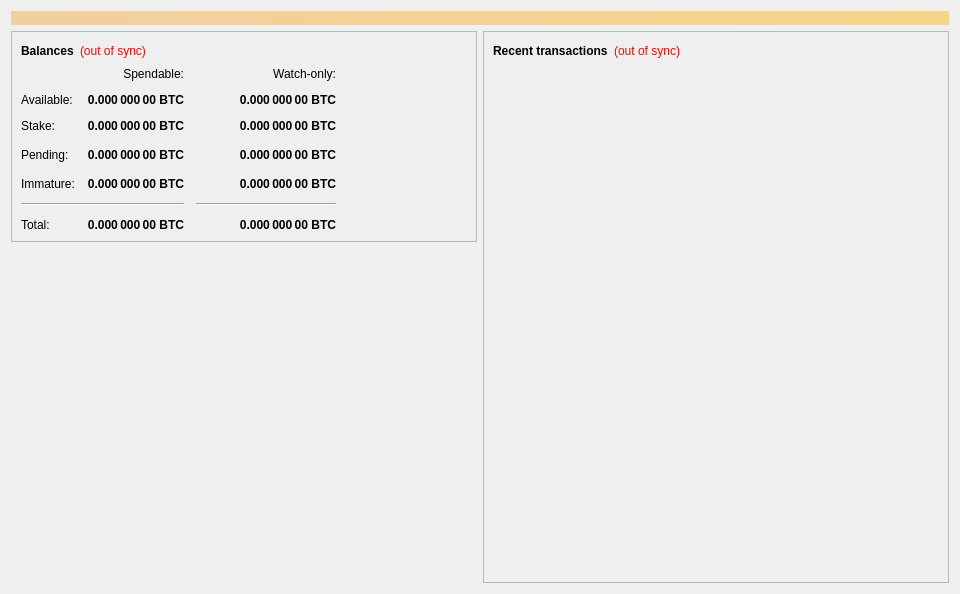
<?xml version="1.0" encoding="UTF-8"?>
<ui version="4.0">
 <class>OverviewPage</class>
 <widget class="QWidget" name="OverviewPage">
  <property name="geometry">
   <rect>
    <x>0</x>
    <y>0</y>
    <width>960</width>
    <height>594</height>
   </rect>
  </property>
  <property name="minimumSize">
   <size>
    <width>960</width>
    <height>0</height>
   </size>
  </property>
  <property name="windowTitle">
   <string>Form</string>
  </property>
  <layout class="QVBoxLayout" name="topLayout">
   <item>
    <widget class="QLabel" name="labelAlerts">
     <property name="visible">
      <bool>false</bool>
     </property>
     <property name="styleSheet">
      <string notr="true">background-color: qlineargradient(x1: 0, y1: 0, x2: 1, y2: 0, stop:0 #F0D0A0, stop:1 #F8D488); color:#000000;</string>
     </property>
     <property name="wordWrap">
      <bool>true</bool>
     </property>
     <property name="margin">
      <number>3</number>
     </property>
    </widget>
   </item>
   <item>
    <layout class="QHBoxLayout" name="horizontalLayout" stretch="1,1">
     <item>
      <layout class="QVBoxLayout" name="verticalLayout_2">
       <item>
        <widget class="QFrame" name="frame">
         <property name="frameShape">
          <enum>QFrame::StyledPanel</enum>
         </property>
         <property name="frameShadow">
          <enum>QFrame::Raised</enum>
         </property>
         <layout class="QVBoxLayout" name="verticalLayout_4">
          <item>
           <layout class="QHBoxLayout" name="horizontalLayout_4">
            <item>
             <widget class="QLabel" name="label_5">
              <property name="font">
               <font>
                <weight>75</weight>
                <bold>true</bold>
               </font>
              </property>
              <property name="text">
               <string>Balances</string>
              </property>
             </widget>
            </item>
            <item>
             <widget class="QLabel" name="labelWalletStatus">
              <property name="cursor">
               <cursorShape>WhatsThisCursor</cursorShape>
              </property>
              <property name="toolTip">
               <string>The displayed information may be out of date. Your wallet automatically synchronizes with the Apollon network after a connection is established, but this process has not completed yet.</string>
              </property>
              <property name="styleSheet">
               <string notr="true">QLabel { color: red; }</string>
              </property>
              <property name="text">
               <string notr="true">(out of sync)</string>
              </property>
              <property name="alignment">
               <set>Qt::AlignLeading|Qt::AlignLeft|Qt::AlignVCenter</set>
              </property>
             </widget>
            </item>
            <item>
             <spacer name="horizontalSpacer_3">
              <property name="orientation">
               <enum>Qt::Horizontal</enum>
              </property>
              <property name="sizeHint" stdset="0">
               <size>
                <width>40</width>
                <height>20</height>
               </size>
              </property>
             </spacer>
            </item>
           </layout>
          </item>
          <item>
           <layout class="QGridLayout" name="gridLayout">
            <property name="spacing">
             <number>12</number>
            </property>
            <item row="3" column="2">
             <widget class="QLabel" name="labelWatchPending">
              <property name="font">
               <font>
                <weight>75</weight>
                <bold>true</bold>
               </font>
              </property>
              <property name="cursor">
               <cursorShape>IBeamCursor</cursorShape>
              </property>
              <property name="toolTip">
               <string>Unconfirmed transactions to watch-only addresses</string>
              </property>
              <property name="text">
               <string notr="true">0.000 000 00 BTC</string>
              </property>
              <property name="alignment">
               <set>Qt::AlignRight|Qt::AlignTrailing|Qt::AlignVCenter</set>
              </property>
              <property name="textInteractionFlags">
               <set>Qt::LinksAccessibleByMouse|Qt::TextSelectableByKeyboard|Qt::TextSelectableByMouse</set>
              </property>
             </widget>
            </item>
            <item row="3" column="1">
             <widget class="QLabel" name="labelUnconfirmed">
              <property name="font">
               <font>
                <weight>75</weight>
                <bold>true</bold>
               </font>
              </property>
              <property name="cursor">
               <cursorShape>IBeamCursor</cursorShape>
              </property>
              <property name="toolTip">
               <string>Total of transactions that have yet to be confirmed, and do not yet count toward the spendable balance</string>
              </property>
              <property name="text">
               <string notr="true">0.000 000 00 BTC</string>
              </property>
              <property name="alignment">
               <set>Qt::AlignRight|Qt::AlignTrailing|Qt::AlignVCenter</set>
              </property>
              <property name="textInteractionFlags">
               <set>Qt::LinksAccessibleByMouse|Qt::TextSelectableByKeyboard|Qt::TextSelectableByMouse</set>
              </property>
             </widget>
            </item>
            <item row="4" column="2">
             <widget class="QLabel" name="labelWatchImmature">
              <property name="font">
               <font>
                <weight>75</weight>
                <bold>true</bold>
               </font>
              </property>
              <property name="cursor">
               <cursorShape>IBeamCursor</cursorShape>
              </property>
              <property name="toolTip">
               <string>Mined balance in watch-only addresses that has not yet matured</string>
              </property>
              <property name="text">
               <string notr="true">0.000 000 00 BTC</string>
              </property>
              <property name="alignment">
               <set>Qt::AlignRight|Qt::AlignTrailing|Qt::AlignVCenter</set>
              </property>
              <property name="textInteractionFlags">
               <set>Qt::LinksAccessibleByMouse|Qt::TextSelectableByKeyboard|Qt::TextSelectableByMouse</set>
              </property>
             </widget>
            </item>
            <item row="5" column="0" colspan="2">
             <widget class="Line" name="lineSpendableBalance">
              <property name="orientation">
               <enum>Qt::Horizontal</enum>
              </property>
             </widget>
            </item>
            <item row="5" column="2">
             <widget class="Line" name="lineWatchBalance">
              <property name="sizePolicy">
               <sizepolicy hsizetype="Preferred" vsizetype="Fixed">
                <horstretch>0</horstretch>
                <verstretch>0</verstretch>
               </sizepolicy>
              </property>
              <property name="minimumSize">
               <size>
                <width>140</width>
                <height>0</height>
               </size>
              </property>
              <property name="orientation">
               <enum>Qt::Horizontal</enum>
              </property>
             </widget>
            </item>
            <item row="6" column="0">
             <widget class="QLabel" name="labelTotalText">
              <property name="text">
               <string>Total:</string>
              </property>
             </widget>
            </item>
            <item row="4" column="1">
             <widget class="QLabel" name="labelImmature">
              <property name="font">
               <font>
                <weight>75</weight>
                <bold>true</bold>
               </font>
              </property>
              <property name="cursor">
               <cursorShape>IBeamCursor</cursorShape>
              </property>
              <property name="toolTip">
               <string>Mined balance that has not yet matured</string>
              </property>
              <property name="text">
               <string notr="true">0.000 000 00 BTC</string>
              </property>
              <property name="alignment">
               <set>Qt::AlignRight|Qt::AlignTrailing|Qt::AlignVCenter</set>
              </property>
              <property name="textInteractionFlags">
               <set>Qt::LinksAccessibleByMouse|Qt::TextSelectableByKeyboard|Qt::TextSelectableByMouse</set>
              </property>
             </widget>
            </item>
            <item row="3" column="3">
             <spacer name="horizontalSpacer_2">
              <property name="orientation">
               <enum>Qt::Horizontal</enum>
              </property>
              <property name="sizeHint" stdset="0">
               <size>
                <width>40</width>
                <height>20</height>
               </size>
              </property>
             </spacer>
            </item>
            <item row="4" column="0">
             <widget class="QLabel" name="labelImmatureText">
              <property name="text">
               <string>Immature:</string>
              </property>
             </widget>
            </item>
            <item row="6" column="1">
             <widget class="QLabel" name="labelTotal">
              <property name="font">
               <font>
                <weight>75</weight>
                <bold>true</bold>
               </font>
              </property>
              <property name="cursor">
               <cursorShape>IBeamCursor</cursorShape>
              </property>
              <property name="toolTip">
               <string>Your current total balance</string>
              </property>
              <property name="text">
               <string notr="true">0.000 000 00 BTC</string>
              </property>
              <property name="alignment">
               <set>Qt::AlignRight|Qt::AlignTrailing|Qt::AlignVCenter</set>
              </property>
              <property name="textInteractionFlags">
               <set>Qt::LinksAccessibleByMouse|Qt::TextSelectableByKeyboard|Qt::TextSelectableByMouse</set>
              </property>
             </widget>
            </item>
            <item row="6" column="2">
             <widget class="QLabel" name="labelWatchTotal">
              <property name="font">
               <font>
                <weight>75</weight>
                <bold>true</bold>
               </font>
              </property>
              <property name="cursor">
               <cursorShape>IBeamCursor</cursorShape>
              </property>
              <property name="toolTip">
               <string>Current total balance in watch-only addresses</string>
              </property>
              <property name="text">
               <string notr="true">0.000 000 00 BTC</string>
              </property>
              <property name="alignment">
               <set>Qt::AlignRight|Qt::AlignTrailing|Qt::AlignVCenter</set>
              </property>
              <property name="textInteractionFlags">
               <set>Qt::LinksAccessibleByMouse|Qt::TextSelectableByKeyboard|Qt::TextSelectableByMouse</set>
              </property>
             </widget>
            </item>
            <item row="0" column="2">
             <widget class="QLabel" name="labelWatchonly">
              <property name="text">
               <string>Watch-only:</string>
              </property>
              <property name="alignment">
               <set>Qt::AlignRight|Qt::AlignTrailing|Qt::AlignVCenter</set>
              </property>
             </widget>
            </item>
            <item row="1" column="0">
             <widget class="QLabel" name="labelBalanceText">
              <property name="text">
               <string>Available:</string>
              </property>
             </widget>
            </item>
            <item row="1" column="1">
             <widget class="QLabel" name="labelBalance">
              <property name="font">
               <font>
                <weight>75</weight>
                <bold>true</bold>
               </font>
              </property>
              <property name="cursor">
               <cursorShape>IBeamCursor</cursorShape>
              </property>
              <property name="toolTip">
               <string>Your current spendable balance</string>
              </property>
              <property name="text">
               <string notr="true">0.000 000 00 BTC</string>
              </property>
              <property name="alignment">
               <set>Qt::AlignRight|Qt::AlignTrailing|Qt::AlignVCenter</set>
              </property>
              <property name="textInteractionFlags">
               <set>Qt::LinksAccessibleByMouse|Qt::TextSelectableByKeyboard|Qt::TextSelectableByMouse</set>
              </property>
             </widget>
            </item>
            <item row="2" column="0">
             <widget class="QLabel" name="label_10">
              <property name="text">
               <string>Stake:</string>
              </property>
             </widget>
            </item>
            <item row="2" column="1">
             <widget class="QLabel" name="labelStake">
              <property name="font">
               <font>
                <weight>75</weight>
                <bold>true</bold>
               </font>
              </property>
              <property name="cursor">
               <cursorShape>IBeamCursor</cursorShape>
              </property>
              <property name="toolTip">
               <string>Total of coins that was staked, and do not yet count toward the current balance</string>
              </property>
              <property name="text">
               <string notr="true">0.000 000 00 BTC</string>
              </property>
              <property name="alignment">
               <set>Qt::AlignRight|Qt::AlignTrailing|Qt::AlignVCenter</set>
              </property>
              <property name="textInteractionFlags">
               <set>Qt::LinksAccessibleByMouse|Qt::TextSelectableByKeyboard|Qt::TextSelectableByMouse</set>
              </property>
             </widget>
            </item>
            <item row="2" column="2">
             <widget class="QLabel" name="labelWatchStake">
              <property name="font">
               <font>
                <weight>75</weight>
                <bold>true</bold>
               </font>
              </property>
              <property name="cursor">
               <cursorShape>IBeamCursor</cursorShape>
              </property>
              <property name="toolTip">
               <string>Total of coins that was staked in watch-only addresses, and do not yet count toward the current watch-only balance</string>
              </property>
              <property name="text">
               <string notr="true">0.000 000 00 BTC</string>
              </property>
              <property name="alignment">
               <set>Qt::AlignRight|Qt::AlignTrailing|Qt::AlignVCenter</set>
              </property>
              <property name="textInteractionFlags">
               <set>Qt::LinksAccessibleByMouse|Qt::TextSelectableByKeyboard|Qt::TextSelectableByMouse</set>
              </property>
             </widget>
            </item>
            <item row="1" column="2">
             <widget class="QLabel" name="labelWatchAvailable">
              <property name="font">
               <font>
                <weight>75</weight>
                <bold>true</bold>
               </font>
              </property>
              <property name="cursor">
               <cursorShape>IBeamCursor</cursorShape>
              </property>
              <property name="toolTip">
               <string>Your current balance in watch-only addresses</string>
              </property>
              <property name="text">
               <string notr="true">0.000 000 00 BTC</string>
              </property>
              <property name="alignment">
               <set>Qt::AlignRight|Qt::AlignTrailing|Qt::AlignVCenter</set>
              </property>
              <property name="textInteractionFlags">
               <set>Qt::LinksAccessibleByMouse|Qt::TextSelectableByKeyboard|Qt::TextSelectableByMouse</set>
              </property>
             </widget>
            </item>
            <item row="3" column="0">
             <widget class="QLabel" name="labelPendingText">
              <property name="text">
               <string>Pending:</string>
              </property>
             </widget>
            </item>
            <item row="0" column="1">
             <widget class="QLabel" name="labelSpendable">
              <property name="text">
               <string>Spendable:</string>
              </property>
              <property name="alignment">
               <set>Qt::AlignRight|Qt::AlignTrailing|Qt::AlignVCenter</set>
              </property>
             </widget>
            </item>
           </layout>
          </item>
         </layout>
        </widget>
       </item>
       <item>
        <spacer name="verticalSpacer">
         <property name="orientation">
          <enum>Qt::Vertical</enum>
         </property>
         <property name="sizeHint" stdset="0">
          <size>
           <width>20</width>
           <height>40</height>
          </size>
         </property>
        </spacer>
       </item>
      </layout>
     </item>
     <item>
      <layout class="QVBoxLayout" name="verticalLayout_3">
       <item>
        <widget class="QFrame" name="frame_2">
         <property name="frameShape">
          <enum>QFrame::StyledPanel</enum>
         </property>
         <property name="frameShadow">
          <enum>QFrame::Raised</enum>
         </property>
         <layout class="QVBoxLayout" name="verticalLayout">
          <item>
           <layout class="QHBoxLayout" name="horizontalLayout_2">
            <item>
             <widget class="QLabel" name="label_4">
              <property name="font">
               <font>
                <weight>75</weight>
                <bold>true</bold>
               </font>
              </property>
              <property name="text">
               <string>Recent transactions</string>
              </property>
             </widget>
            </item>
            <item>
             <widget class="QLabel" name="labelTransactionsStatus">
              <property name="cursor">
               <cursorShape>WhatsThisCursor</cursorShape>
              </property>
              <property name="toolTip">
               <string>The displayed information may be out of date. Your wallet automatically synchronizes with the Apollon network after a connection is established, but this process has not completed yet.</string>
              </property>
              <property name="styleSheet">
               <string notr="true">QLabel { color: red; }</string>
              </property>
              <property name="text">
               <string notr="true">(out of sync)</string>
              </property>
              <property name="alignment">
               <set>Qt::AlignRight|Qt::AlignTrailing|Qt::AlignVCenter</set>
              </property>
             </widget>
            </item>
            <item>
             <spacer name="horizontalSpacer">
              <property name="orientation">
               <enum>Qt::Horizontal</enum>
              </property>
              <property name="sizeHint" stdset="0">
               <size>
                <width>40</width>
                <height>20</height>
               </size>
              </property>
             </spacer>
            </item>
           </layout>
          </item>
          <item>
           <widget class="QListView" name="listTransactions">
            <property name="styleSheet">
             <string notr="true">QListView { background: transparent; }</string>
            </property>
            <property name="frameShape">
             <enum>QFrame::NoFrame</enum>
            </property>
            <property name="verticalScrollBarPolicy">
             <enum>Qt::ScrollBarAlwaysOff</enum>
            </property>
            <property name="horizontalScrollBarPolicy">
             <enum>Qt::ScrollBarAlwaysOff</enum>
            </property>
            <property name="selectionMode">
             <enum>QAbstractItemView::NoSelection</enum>
            </property>
           </widget>
          </item>
         </layout>
        </widget>
       </item>
      </layout>
     </item>
    </layout>
   </item>
  </layout>
 </widget>
 <resources/>
 <connections/>
</ui>
